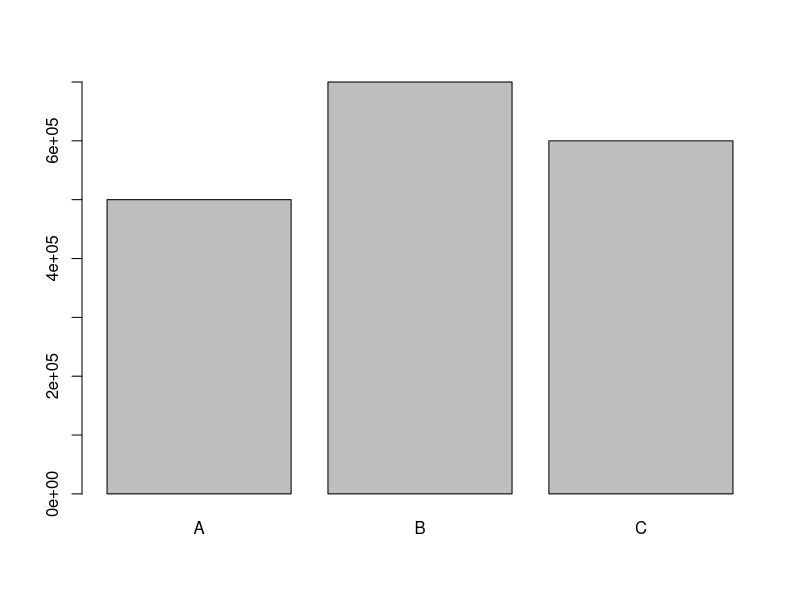
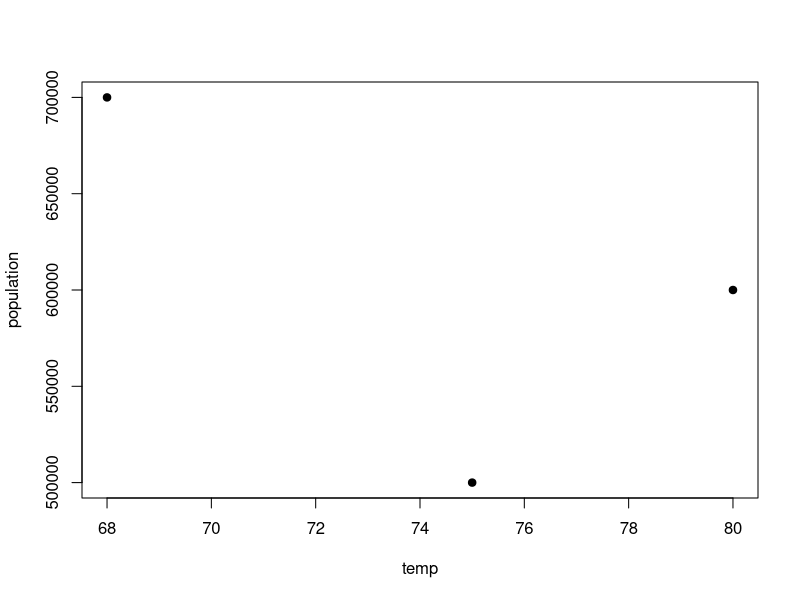
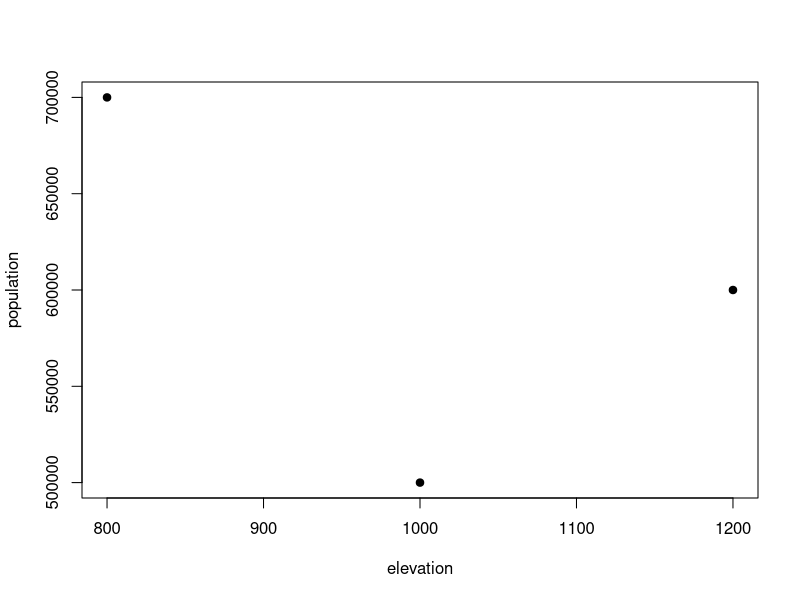

The R source for these figures, in order:
city<-c("A","B","C")
population<-c(500000,700000,600000)
barplot(population,names.arg=city)

temp<-c(75,68,80)
plot(temp,population,pch=19)

elevation<-c(1000,800,1200)
plot(elevation,population,pch=19)

data.frame(city,population,temp,elevation)
